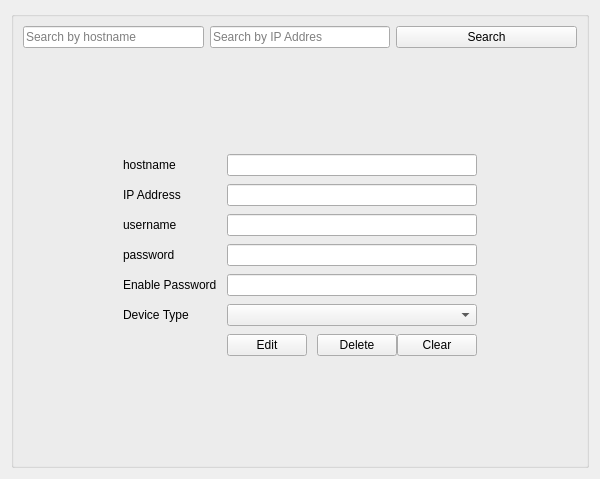
          <widget class="QWidget" name="tab_5">
           <attribute name="title">
            <string>Edit or Delete</string>
           </attribute>
           <layout class="QGridLayout" name="gridLayout_7">
            <item row="0" column="0">
             <widget class="QGroupBox" name="gb_d_edit">
              <property name="title">
               <string/>
              </property>
              <layout class="QGridLayout" name="gridLayout_3">
               <item row="0" column="0">
                <layout class="QHBoxLayout" name="horizontalLayout_2">
                 <item>
                  <widget class="QLineEdit" name="txt_d_edit_hostname">
                   <property name="sizePolicy">
                    <sizepolicy hsizetype="Expanding" vsizetype="Fixed">
                     <horstretch>1</horstretch>
                     <verstretch>0</verstretch>
                    </sizepolicy>
                   </property>
                   <property name="placeholderText">
                    <string>Search by hostname</string>
                   </property>
                  </widget>
                 </item>
                 <item>
                  <widget class="QLineEdit" name="txt_d_edit_ip_address">
                   <property name="sizePolicy">
                    <sizepolicy hsizetype="Expanding" vsizetype="Fixed">
                     <horstretch>1</horstretch>
                     <verstretch>0</verstretch>
                    </sizepolicy>
                   </property>
                   <property name="placeholderText">
                    <string>Search by IP Addres</string>
                   </property>
                  </widget>
                 </item>
                 <item>
                  <widget class="QPushButton" name="btn_d_edit_search">
                   <property name="sizePolicy">
                    <sizepolicy hsizetype="Minimum" vsizetype="Fixed">
                     <horstretch>1</horstretch>
                     <verstretch>0</verstretch>
                    </sizepolicy>
                   </property>
                   <property name="text">
                    <string>Search</string>
                   </property>
                  </widget>
                 </item>
                </layout>
               </item>
               <item row="1" column="0">
                <layout class="QFormLayout" name="formLayout_4">
                 <property name="horizontalSpacing">
                  <number>10</number>
                 </property>
                 <property name="verticalSpacing">
                  <number>8</number>
                 </property>
                 <property name="leftMargin">
                  <number>100</number>
                 </property>
                 <property name="topMargin">
                  <number>100</number>
                 </property>
                 <property name="rightMargin">
                  <number>100</number>
                 </property>
                 <property name="bottomMargin">
                  <number>100</number>
                 </property>
                 <item row="0" column="0">
                  <widget class="QLabel" name="hostnameLabel_3">
                   <property name="text">
                    <string>hostname</string>
                   </property>
                  </widget>
                 </item>
                 <item row="0" column="1">
                  <widget class="QLineEdit" name="d_edit_hostname">
                   <property name="readOnly">
                    <bool>false</bool>
                   </property>
                  </widget>
                 </item>
                 <item row="1" column="0">
                  <widget class="QLabel" name="iPAddressLabel_3">
                   <property name="text">
                    <string>IP Address</string>
                   </property>
                  </widget>
                 </item>
                 <item row="1" column="1">
                  <widget class="QLineEdit" name="d_edit_ip_address">
                   <property name="readOnly">
                    <bool>false</bool>
                   </property>
                  </widget>
                 </item>
                 <item row="2" column="0">
                  <widget class="QLabel" name="usernameLabel_3">
                   <property name="text">
                    <string>username</string>
                   </property>
                  </widget>
                 </item>
                 <item row="2" column="1">
                  <widget class="QLineEdit" name="d_edit_username">
                   <property name="readOnly">
                    <bool>false</bool>
                   </property>
                  </widget>
                 </item>
                 <item row="3" column="0">
                  <widget class="QLabel" name="passwordLabel_3">
                   <property name="text">
                    <string>password</string>
                   </property>
                  </widget>
                 </item>
                 <item row="3" column="1">
                  <widget class="QLineEdit" name="d_edit_password">
                   <property name="echoMode">
                    <enum>QLineEdit::Password</enum>
                   </property>
                   <property name="readOnly">
                    <bool>false</bool>
                   </property>
                  </widget>
                 </item>
                 <item row="4" column="0">
                  <widget class="QLabel" name="enablePasswordLabel_3">
                   <property name="text">
                    <string>Enable Password</string>
                   </property>
                  </widget>
                 </item>
                 <item row="4" column="1">
                  <widget class="QLineEdit" name="d_edit_secret">
                   <property name="echoMode">
                    <enum>QLineEdit::Password</enum>
                   </property>
                   <property name="readOnly">
                    <bool>false</bool>
                   </property>
                  </widget>
                 </item>
                 <item row="5" column="0">
                  <widget class="QLabel" name="deviceTypeLabel">
                   <property name="text">
                    <string>Device Type</string>
                   </property>
                  </widget>
                 </item>
                 <item row="5" column="1">
                  <widget class="QComboBox" name="d_edit_device_type">
                   <item>
                    <property name="text">
                     <string/>
                    </property>
                   </item>
                   <item>
                    <property name="text">
                     <string>Router</string>
                    </property>
                   </item>
                   <item>
                    <property name="text">
                     <string>Switch</string>
                    </property>
                   </item>
                  </widget>
                 </item>
                 <item row="6" column="1">
                  <layout class="QHBoxLayout" name="horizontalLayout_5">
                   <item>
                    <widget class="QPushButton" name="btn_d_edit_edit">
                     <property name="text">
                      <string>Edit</string>
                     </property>
                    </widget>
                   </item>
                   <item>
                    <spacer name="horizontalSpacer_3">
                     <property name="orientation">
                      <enum>Qt::Horizontal</enum>
                     </property>
                     <property name="sizeType">
                      <enum>QSizePolicy::Fixed</enum>
                     </property>
                     <property name="sizeHint" stdset="0">
                      <size>
                       <width>10</width>
                       <height>10</height>
                      </size>
                     </property>
                    </spacer>
                   </item>
                   <item>
                    <widget class="QPushButton" name="btn_d_edit_delete">
                     <property name="text">
                      <string>Delete</string>
                     </property>
                    </widget>
                   </item>
                   <item>
                    <widget class="QPushButton" name="btn_d_edit_clear">
                     <property name="text">
                      <string>Clear</string>
                     </property>
                    </widget>
                   </item>
                  </layout>
                 </item>
                </layout>
               </item>
              </layout>
             </widget>
            </item>
           </layout>
          </widget>
